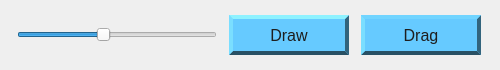
<?xml version="1.0" encoding="UTF-8"?>
<ui version="4.0">
 <class>Frame</class>
 <widget class="QFrame" name="Frame">
  <property name="geometry">
   <rect>
    <x>0</x>
    <y>0</y>
    <width>500</width>
    <height>70</height>
   </rect>
  </property>
  <property name="minimumSize">
   <size>
    <width>500</width>
    <height>70</height>
   </size>
  </property>
  <property name="maximumSize">
   <size>
    <width>500</width>
    <height>70</height>
   </size>
  </property>
  <property name="windowTitle">
   <string>Frame</string>
  </property>
  <layout class="QHBoxLayout" name="horizontalLayout">
   <item>
    <widget class="QSlider" name="horizontalSliderAlgorithmSpeed">
     <property name="sizePolicy">
      <sizepolicy hsizetype="Fixed" vsizetype="Fixed">
       <horstretch>0</horstretch>
       <verstretch>0</verstretch>
      </sizepolicy>
     </property>
     <property name="minimumSize">
      <size>
       <width>200</width>
       <height>0</height>
      </size>
     </property>
     <property name="minimum">
      <number>1</number>
     </property>
     <property name="maximum">
      <number>15</number>
     </property>
     <property name="value">
      <number>7</number>
     </property>
     <property name="orientation">
      <enum>Qt::Horizontal</enum>
     </property>
    </widget>
   </item>
   <item>
    <widget class="QPushButton" name="pushButtonDraw">
     <property name="minimumSize">
      <size>
       <width>120</width>
       <height>40</height>
      </size>
     </property>
     <property name="maximumSize">
      <size>
       <width>90</width>
       <height>40</height>
      </size>
     </property>
     <property name="font">
      <font>
       <family>Nirmala UI</family>
       <pointsize>12</pointsize>
      </font>
     </property>
     <property name="styleSheet">
      <string notr="true"> QPushButton {
    background-color: rgb(102, 202, 255);
	color: rgb(30, 30, 30);
 	
 	border: 4px  solid;
	border-top-color: rgb(142, 242, 255);
	border-left-color: rgb(122, 222, 255);
	border-right-color: rgb(50, 100, 125);
	border-bottom-color: rgb(40, 80, 100);
 }</string>
     </property>
     <property name="text">
      <string>Draw</string>
     </property>
    </widget>
   </item>
   <item>
    <widget class="QPushButton" name="pushButtonDrag">
     <property name="minimumSize">
      <size>
       <width>120</width>
       <height>40</height>
      </size>
     </property>
     <property name="maximumSize">
      <size>
       <width>90</width>
       <height>40</height>
      </size>
     </property>
     <property name="font">
      <font>
       <family>Nirmala UI</family>
       <pointsize>12</pointsize>
      </font>
     </property>
     <property name="styleSheet">
      <string notr="true"> QPushButton {
	color: rgb(30, 30, 30); 	
 	border: 4px  solid;	

    background-color: rgb(102, 202, 255);
	border-top-color: rgb(112, 212, 255);
	border-left-color: rgb(122, 222, 255);
	border-right-color: rgb(50, 100, 125);
	border-bottom-color: rgb(40, 80, 100);
 }
</string>
     </property>
     <property name="text">
      <string>Drag</string>
     </property>
    </widget>
   </item>
  </layout>
 </widget>
 <resources/>
 <connections/>
</ui>
